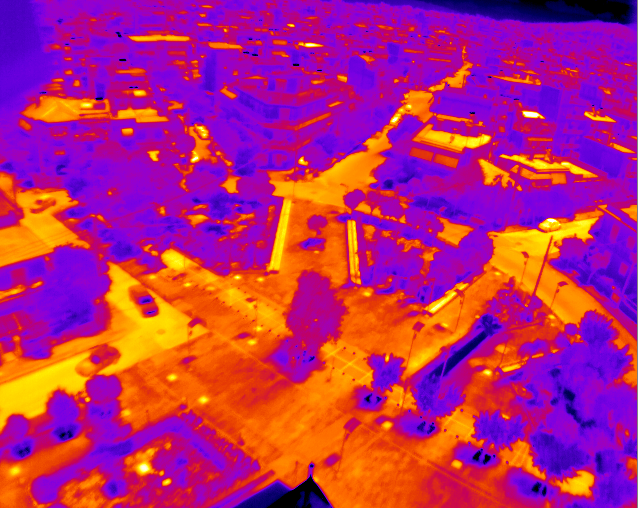
#> input picture inf250/assignment2/AthenIR.png, 1276 x 1016 px (shown at 1/2 size)
$ jupyter execute 'Edge operators.ipynb'   (shell and % lines are left out)
#> lines starting #> are read from the running program, lines starting #| are printed output that depends on the picture
[cell 1]

import skimage.color
import skimage.io
import skimage.filters
import skimage.feature
import skimage.exposure

import numpy
import matplotlib.pyplot as plt
import math

## Input image

[cell 2]
raw = skimage.io.imread("AthenIR.png")
#> raw is the input picture: shape (1016, 1276, 4); mean R, G, B, A 180.5, 38.6, 113.7, 255
gray = skimage.color.rgb2gray(raw)
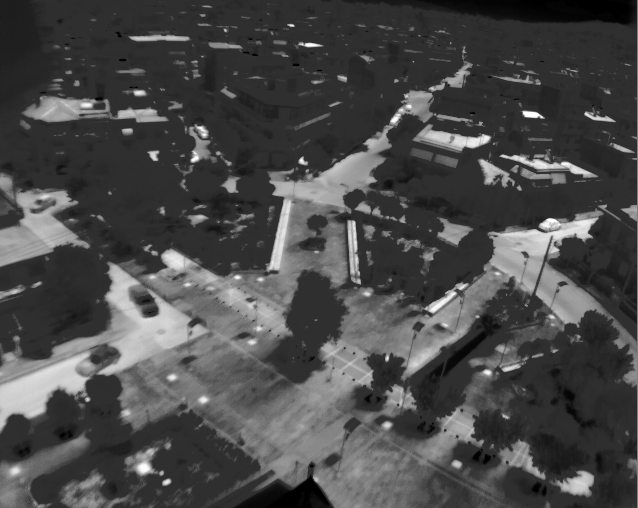
#> gray: shape (1016, 1276) float64 (shown at 1/2 size); min 0, max 1, mean 0.291
plt.imshow(gray, cmap='hot')

[cell 3]
plt.hist(gray.ravel(), bins=100, histtype='step', color='black');

The image has a very unevently distributed histogram, so we perform histogram equalization to improve contrast.

[cell 4]
img = skimage.exposure.equalize_adapthist(gray, clip_limit=0.015)
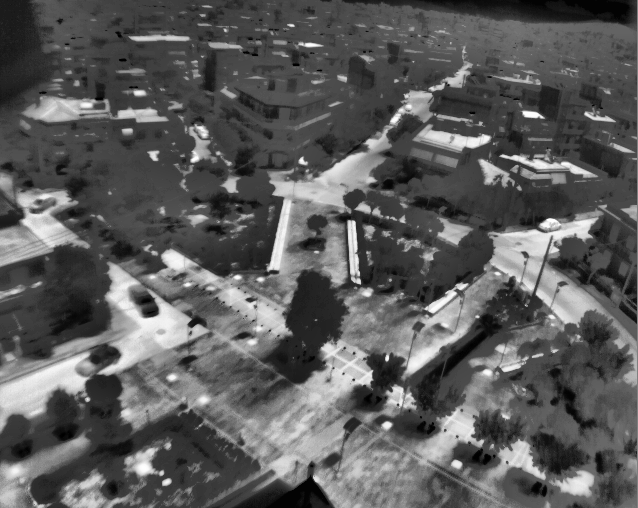
#> img: shape (1016, 1276) float64 (shown at 1/2 size); min 0, max 1, mean 0.361
#r = (numpy.percentile(gray, 20), numpy.percentile(gray, 80))
#img = skimage.exposure.rescale_intensity(gray, in_range=r)
plt.hist(img.ravel(), bins=100, histtype='step', color='black');
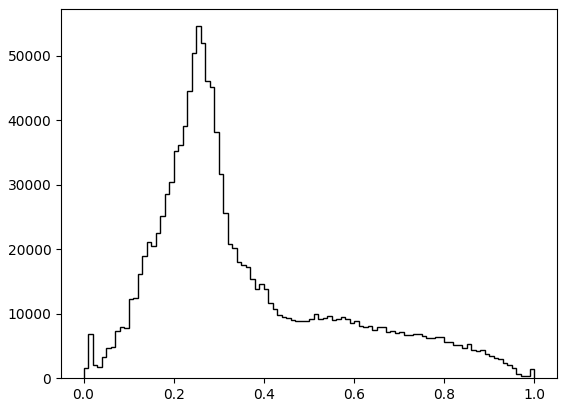
#> figure drawn by matplotlib, 1 panel

[cell 5]
plt.imshow(img, cmap='hot')

## Edge detect operators

[cell 6]
def convolve_kernel(image, kernel):
    if kernel.shape != (3, 3):
        raise ValueError("Kernel must have shape 3x3")

    out = numpy.ndarray(shape=image.shape, dtype=image.dtype)
    height, width = image.shape

    for x in range(0, width):
        for y in range(0, height):
            new_value = 0.0
            for kx in range(0, kernel.shape[1]):
                for ky in range(0, kernel.shape[0]):
                    # if trying to access outside image, instead use closest value
                    sx = min(max(x+kx-1, 0), width-1)
                    sy = min(max(y+ky-1, 0), height-1)
                    #sx = x+kx-1
                    #sy = y+ky-1
                    k = kernel[ky][kx]
                    s = image[sy][sx]
                    new_value += (s * k)
                    #print((x, y), (sx, sy), k, new_value)
            out[y][x] = new_value
    return out

[cell 7]
kernels = {
    'prewitt_x': numpy.array((
        (-1, 0, 1),
        (-1, 0, 1),
        (-1, 0, 1),
     )) / 3.0,
    'prewitt_y': numpy.array((
        (-1, -1, -1),
        (0, 0, 0),
        (1, 1, 1),
     )) / 3.0,
    'sobel_x': numpy.array((
        (-1, 0, 1),
        (-2, 0, 2),
        (-1, 0, 1),
     )) / 4.0,
    'sobel_y': numpy.array((
        (-1, -2, -1),
        (0, 0, 0),
        (1, 2, 1),
     )) / 4.0,
    'goodsobel_x': numpy.array((
        (-3, 0, 3),
        (-10, 0, 10),
        (-3, 0, 3),
     )) / 16.0,
    'goodsobel_y': numpy.array((
        (-3, -10, -3),
        (0, 0, 0),
        (3, 10, 3),
     )) / 16.0,
    'boxblur': numpy.array((
        (1, 1, 1),
        (1, 1, 1),
        (1, 1, 1),
     )) / 9.0,
    'laplacian4': numpy.array((
        (0, 1, 0),
        (1, -4, 1),
        (0, 1, 0),
     )) / 4.0,
    'laplacian12': numpy.array((
        (1, 2, 1),
        (2, -12, 2),
        (1, 2, 1),
     )) / 12.0,
}

[cell 8]
def edge_operator(image, operator):
    """Returns the reusult from one of the edge operators, prewitt, sobel,
    canny eller laplace"""

    if operator in ('sobel', 'prewitt', 'goodsobel'):
        # Get edges in X,T separately
        kernel_x = kernels['{}_x'.format(operator)]
        kernel_y = kernels['{}_y'.format(operator)]
        x = convolve_kernel(image, kernel_x)
        y = convolve_kernel(image, kernel_y)
        # Calculate edge magnitude
        return numpy.sqrt(x**2 + y**2)

    elif operator == 'laplacian':
        k = kernels['laplacian12']
        #l = numpy.abs(convolve_kernel(image, k))
        l = convolve_kernel(image, k)
        return l

    # Using skimage implementations as references
    elif operator == 'sobelref':
        return skimage.filters.sobel(image)
    elif operator == 'laplacian size11':
        return skimage.filters.laplace(image, ksize=11)

    elif operator == 'canny':
        # Smooths image with Gaussian filter
        # Calculates x/y gradient vector and local gradient magnitude/orientation
        # Isolate local maxima of gradient magnitude using 'non-maximum supression' along local gradient direction
        # Collects sets of connected edge pixels from local maxima using hysteresis threshold
        return skimage.feature.canny(image, sigma=1.2)
    else:
        raise ValueError('Unknown operator {}'.format(operator))

## Comparison of edge detect operators

[cell 9]
def plot_method_comparison(img):

    methods = ('original', 'prewitt', 'sobel', 'laplacian', 'laplacian size11', 'canny')
    figure, plots = plt.subplots(2, math.ceil(len(methods)/2), figsize=(15, 10))
    plots = plots.flatten()

    for method, ax in zip(methods, plots):
        if method == 'original':
            out = img
        else:
            img = skimage.filters.gaussian(img, 1.2)
            out = edge_operator(img, method)
            threshold = skimage.filters.threshold_otsu(out)
            #out = out <= threshold
        ax.set_title(method)
        ax.imshow(out, cmap='hot')
#> this loop made 6 passes
#> threshold on passes 2 to 6: 0.0825, 0.0692, -0.00171, 0.00399, 0.00195
#> pass 2, in edge_operator, `y = convolve_kernel(image, kernel_y)`:
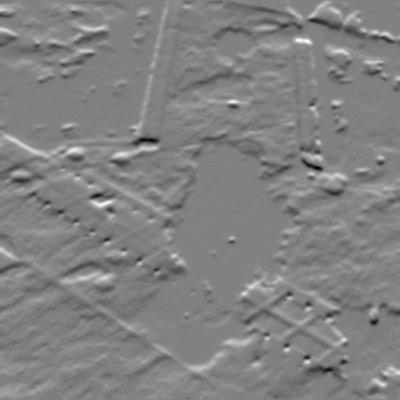
#> y: shape (400, 400) float64; min -0.34, max 0.328, mean 0.000628; drawn with min black and max white
#> after the loop:
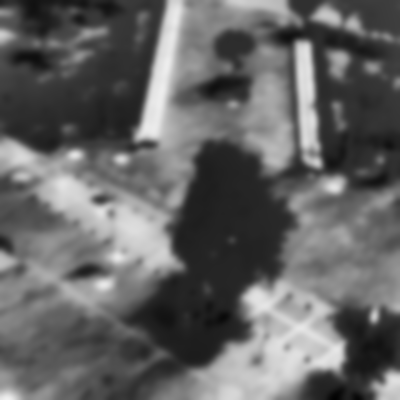
#> img: shape (400, 400) float64; min 0.01, max 0.943, mean 0.396
#> after the loop:
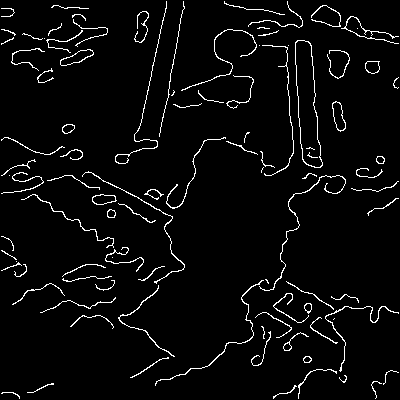
#> out: shape (400, 400) bool; 4% white in thin lines or dots

    return figure

plot_method_comparison(img[400:800, 400:800]);
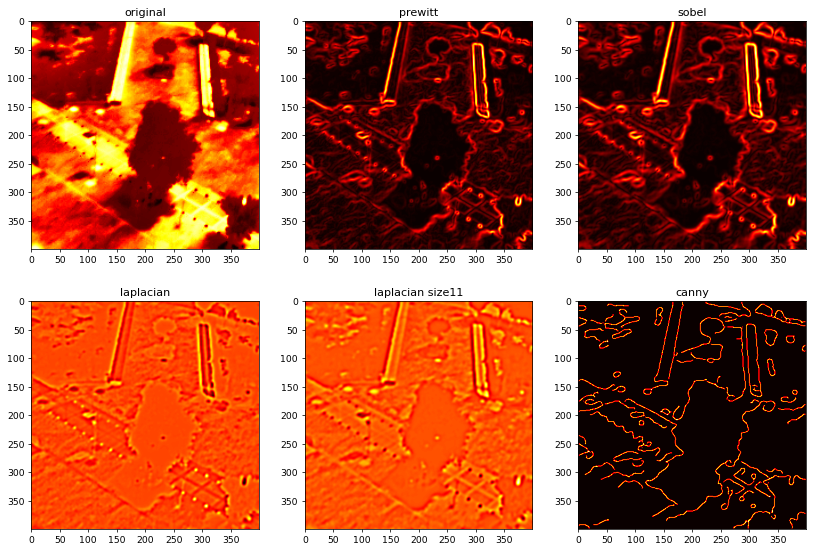
#> figure drawn by matplotlib, 6 panels

The Prewitt and Sobel filters give nearly indistinguishable results.
The Canny feature detector performs a robust adaptive edge grouping in addition to edge detection, and looks to give the best results in terms of feature segmentation.

## Image sharpening methods

[cell 10]
def sharpen(image, method, strength=0.5, gamma=5, preblur=0):
    """Performs an image sharpening using Laplace filter or unsharpen mask (USM)
    Returns: sharpened image
    """

    if method == 'laplacian':
        # Laplace sharpening done by applying Laplacian filter,
        # then from image subtracting a fraction of it
        if preblur:
            image = skimage.filters.gaussian(image, preblur)
        laplaced = convolve_kernel(image, kernels['laplacian12'])
        sharpened = image - (strength * laplaced)
        return sharpened
    elif method == 'usm':
        # Unsharpen-mask
        smooth = skimage.filters.gaussian(image, gamma)
        mask = image - (strength * smooth)
        sharpened = image + mask
        return sharpened
    else:
        raise ValueError('Unknown sharpening method {}'.format(method))

## Comparison of image sharpening

[cell 11]
def plot_sharpen_methods(img):
    strength = 1.0
    experiments = [
        ('original', {}),
        ('usm', dict(strength=strength, gamma=3)),
        ('laplacian', {'strength': strength}),
        ('laplacian', dict(strength=strength, preblur=1)),
    ]
    rows = 2
    figure, plots = plt.subplots(rows, math.ceil(len(experiments)/rows), figsize=(10, 10))
    plots = plots.flatten()

    for ex, ax in zip(experiments, plots):
        method, params = ex
        if method == 'original':
            out = img
        else:
            out = sharpen(img, method, **params)

        #out = img - out

        ax.set_title("{}\n{}".format(method, ', '.join("{}={}".format(k,v) for k,v in params.items())))
        ax.imshow(out, cmap='hot')
#> this loop made 4 passes
#> pass 1, in plot_sharpen_methods, `out = img`:
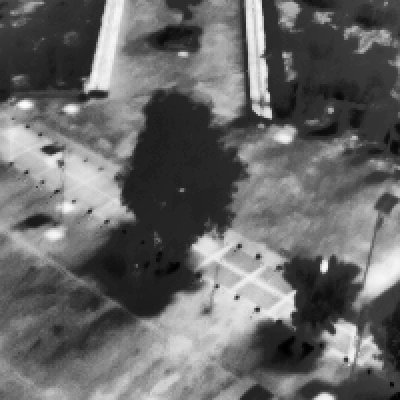
#> out: shape (400, 400) float64; min 0, max 0.994, mean 0.409
#> pass 2, in sharpen, `sharpened = image + mask`:
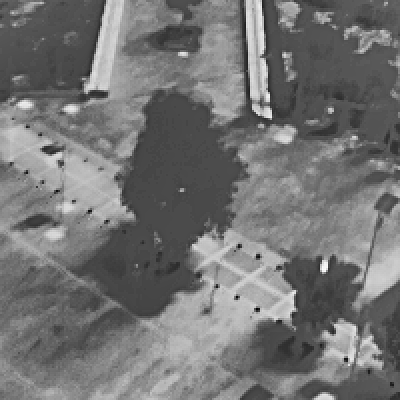
#> sharpened: shape (400, 400) float64; min -0.331, max 1.29, mean 0.409; drawn with min black and max white

    return figure

plot_sharpen_methods(img[450:850, 450:850]);
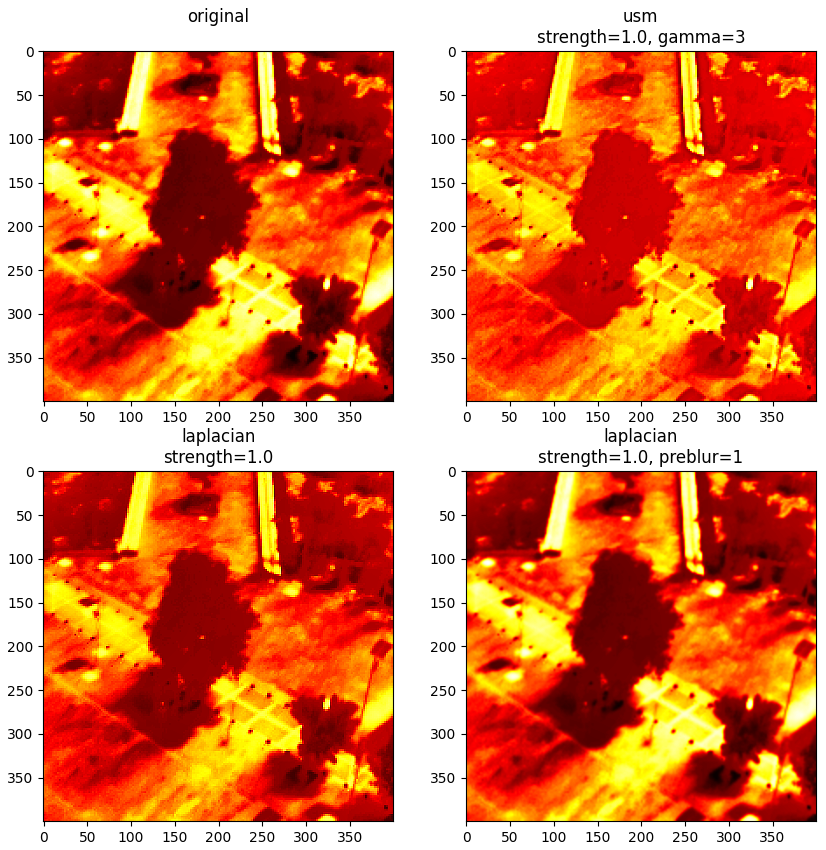
#> figure drawn by matplotlib, 4 panels
